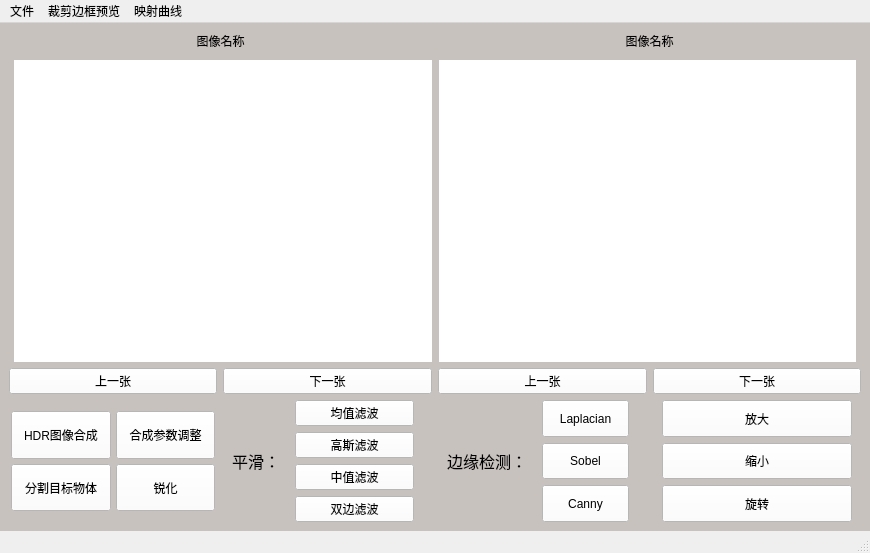
<?xml version="1.0" encoding="UTF-8"?>
<ui version="4.0">
 <class>MainWindow</class>
 <widget class="QMainWindow" name="MainWindow">
  <property name="geometry">
   <rect>
    <x>0</x>
    <y>0</y>
    <width>870</width>
    <height>553</height>
   </rect>
  </property>
  <property name="sizePolicy">
   <sizepolicy hsizetype="Preferred" vsizetype="Preferred">
    <horstretch>0</horstretch>
    <verstretch>0</verstretch>
   </sizepolicy>
  </property>
  <property name="minimumSize">
   <size>
    <width>0</width>
    <height>54</height>
   </size>
  </property>
  <property name="windowTitle">
   <string>HDR图像合成</string>
  </property>
  <property name="iconSize">
   <size>
    <width>20</width>
    <height>20</height>
   </size>
  </property>
  <widget class="QWidget" name="centralwidget">
   <property name="sizePolicy">
    <sizepolicy hsizetype="Expanding" vsizetype="Expanding">
     <horstretch>0</horstretch>
     <verstretch>0</verstretch>
    </sizepolicy>
   </property>
   <property name="styleSheet">
    <string notr="true">background-color: rgb(200, 194, 190);</string>
   </property>
   <layout class="QGridLayout" name="gridLayout_4">
    <item row="3" column="0">
     <widget class="QWidget" name="widget_7" native="true">
      <property name="sizePolicy">
       <sizepolicy hsizetype="Preferred" vsizetype="Fixed">
        <horstretch>0</horstretch>
        <verstretch>0</verstretch>
       </sizepolicy>
      </property>
      <property name="minimumSize">
       <size>
        <width>0</width>
        <height>100</height>
       </size>
      </property>
      <property name="sizeIncrement">
       <size>
        <width>0</width>
        <height>20</height>
       </size>
      </property>
      <property name="baseSize">
       <size>
        <width>0</width>
        <height>20</height>
       </size>
      </property>
      <layout class="QGridLayout" name="gridLayout_3">
       <property name="leftMargin">
        <number>2</number>
       </property>
       <property name="topMargin">
        <number>0</number>
       </property>
       <property name="rightMargin">
        <number>2</number>
       </property>
       <property name="bottomMargin">
        <number>0</number>
       </property>
       <property name="spacing">
        <number>5</number>
       </property>
       <item row="0" column="0">
        <widget class="QPushButton" name="pushButton">
         <property name="sizePolicy">
          <sizepolicy hsizetype="Minimum" vsizetype="Minimum">
           <horstretch>0</horstretch>
           <verstretch>0</verstretch>
          </sizepolicy>
         </property>
         <property name="minimumSize">
          <size>
           <width>0</width>
           <height>15</height>
          </size>
         </property>
         <property name="styleSheet">
          <string notr="true">background-color: rgb(255, 255, 255);</string>
         </property>
         <property name="text">
          <string>HDR图像合成</string>
         </property>
         <property name="iconSize">
          <size>
           <width>35</width>
           <height>35</height>
          </size>
         </property>
        </widget>
       </item>
       <item row="0" column="1">
        <widget class="QPushButton" name="pushButton_3">
         <property name="sizePolicy">
          <sizepolicy hsizetype="Minimum" vsizetype="Minimum">
           <horstretch>0</horstretch>
           <verstretch>0</verstretch>
          </sizepolicy>
         </property>
         <property name="minimumSize">
          <size>
           <width>0</width>
           <height>15</height>
          </size>
         </property>
         <property name="styleSheet">
          <string notr="true">background-color: rgb(255, 255, 255);</string>
         </property>
         <property name="text">
          <string>合成参数调整</string>
         </property>
        </widget>
       </item>
       <item row="1" column="0">
        <widget class="QPushButton" name="pushButton_2">
         <property name="sizePolicy">
          <sizepolicy hsizetype="Minimum" vsizetype="Minimum">
           <horstretch>0</horstretch>
           <verstretch>0</verstretch>
          </sizepolicy>
         </property>
         <property name="minimumSize">
          <size>
           <width>0</width>
           <height>15</height>
          </size>
         </property>
         <property name="styleSheet">
          <string notr="true">background-color: rgb(255, 255, 255);</string>
         </property>
         <property name="text">
          <string>分割目标物体</string>
         </property>
        </widget>
       </item>
       <item row="1" column="1">
        <widget class="QPushButton" name="pushButton_4">
         <property name="sizePolicy">
          <sizepolicy hsizetype="Minimum" vsizetype="Minimum">
           <horstretch>0</horstretch>
           <verstretch>0</verstretch>
          </sizepolicy>
         </property>
         <property name="minimumSize">
          <size>
           <width>0</width>
           <height>15</height>
          </size>
         </property>
         <property name="styleSheet">
          <string notr="true">background-color: rgb(255, 255, 255);</string>
         </property>
         <property name="text">
          <string>锐化</string>
         </property>
        </widget>
       </item>
      </layout>
     </widget>
    </item>
    <item row="2" column="3">
     <widget class="QPushButton" name="pushButton_18">
      <property name="styleSheet">
       <string notr="true">background-color: rgb(255, 255, 255);</string>
      </property>
      <property name="text">
       <string>下一张</string>
      </property>
     </widget>
    </item>
    <item row="2" column="1">
     <widget class="QPushButton" name="pushButton_15">
      <property name="styleSheet">
       <string notr="true">background-color: rgb(255, 255, 255);</string>
      </property>
      <property name="text">
       <string>下一张</string>
      </property>
     </widget>
    </item>
    <item row="3" column="3">
     <widget class="QWidget" name="widget_6" native="true">
      <layout class="QVBoxLayout" name="verticalLayout">
       <property name="topMargin">
        <number>0</number>
       </property>
       <property name="bottomMargin">
        <number>0</number>
       </property>
       <item>
        <widget class="QPushButton" name="pushButton_13">
         <property name="sizePolicy">
          <sizepolicy hsizetype="Minimum" vsizetype="Minimum">
           <horstretch>0</horstretch>
           <verstretch>0</verstretch>
          </sizepolicy>
         </property>
         <property name="styleSheet">
          <string notr="true">background-color: rgb(255, 255, 255);</string>
         </property>
         <property name="text">
          <string>放大</string>
         </property>
        </widget>
       </item>
       <item>
        <widget class="QPushButton" name="pushButton_14">
         <property name="sizePolicy">
          <sizepolicy hsizetype="Minimum" vsizetype="Minimum">
           <horstretch>0</horstretch>
           <verstretch>0</verstretch>
          </sizepolicy>
         </property>
         <property name="styleSheet">
          <string notr="true">background-color: rgb(255, 255, 255);</string>
         </property>
         <property name="text">
          <string>缩小</string>
         </property>
        </widget>
       </item>
       <item>
        <widget class="QPushButton" name="pushButton_12">
         <property name="sizePolicy">
          <sizepolicy hsizetype="Minimum" vsizetype="Minimum">
           <horstretch>0</horstretch>
           <verstretch>0</verstretch>
          </sizepolicy>
         </property>
         <property name="styleSheet">
          <string notr="true">background-color: rgb(255, 255, 255);</string>
         </property>
         <property name="text">
          <string>旋转</string>
         </property>
        </widget>
       </item>
      </layout>
     </widget>
    </item>
    <item row="3" column="2">
     <widget class="QWidget" name="widget_4" native="true">
      <layout class="QHBoxLayout" name="horizontalLayout_3">
       <property name="topMargin">
        <number>0</number>
       </property>
       <property name="bottomMargin">
        <number>0</number>
       </property>
       <item>
        <widget class="QLabel" name="label_4">
         <property name="sizePolicy">
          <sizepolicy hsizetype="Fixed" vsizetype="Preferred">
           <horstretch>0</horstretch>
           <verstretch>0</verstretch>
          </sizepolicy>
         </property>
         <property name="text">
          <string>&lt;html&gt;&lt;head/&gt;&lt;body&gt;&lt;p&gt;&lt;span style=&quot; font-size:12pt;&quot;&gt;边缘检测：&lt;/span&gt;&lt;/p&gt;&lt;/body&gt;&lt;/html&gt;</string>
         </property>
        </widget>
       </item>
       <item>
        <widget class="QWidget" name="widget_5" native="true">
         <layout class="QGridLayout" name="gridLayout_2">
          <property name="topMargin">
           <number>0</number>
          </property>
          <property name="bottomMargin">
           <number>0</number>
          </property>
          <item row="0" column="0">
           <widget class="QPushButton" name="pushButton_9">
            <property name="sizePolicy">
             <sizepolicy hsizetype="Minimum" vsizetype="Minimum">
              <horstretch>0</horstretch>
              <verstretch>0</verstretch>
             </sizepolicy>
            </property>
            <property name="styleSheet">
             <string notr="true">background-color: rgb(255, 255, 255);</string>
            </property>
            <property name="text">
             <string>Laplacian</string>
            </property>
           </widget>
          </item>
          <item row="1" column="0">
           <widget class="QPushButton" name="pushButton_10">
            <property name="sizePolicy">
             <sizepolicy hsizetype="Minimum" vsizetype="Minimum">
              <horstretch>0</horstretch>
              <verstretch>0</verstretch>
             </sizepolicy>
            </property>
            <property name="styleSheet">
             <string notr="true">background-color: rgb(255, 255, 255);</string>
            </property>
            <property name="text">
             <string>Sobel</string>
            </property>
           </widget>
          </item>
          <item row="2" column="0">
           <widget class="QPushButton" name="pushButton_11">
            <property name="sizePolicy">
             <sizepolicy hsizetype="Minimum" vsizetype="Minimum">
              <horstretch>0</horstretch>
              <verstretch>0</verstretch>
             </sizepolicy>
            </property>
            <property name="styleSheet">
             <string notr="true">background-color: rgb(255, 255, 255);</string>
            </property>
            <property name="text">
             <string>Canny</string>
            </property>
           </widget>
          </item>
         </layout>
        </widget>
       </item>
      </layout>
     </widget>
    </item>
    <item row="1" column="0" colspan="4">
     <widget class="QWidget" name="widget" native="true">
      <property name="sizePolicy">
       <sizepolicy hsizetype="Preferred" vsizetype="Preferred">
        <horstretch>0</horstretch>
        <verstretch>0</verstretch>
       </sizepolicy>
      </property>
      <layout class="QHBoxLayout" name="horizontalLayout">
       <property name="spacing">
        <number>2</number>
       </property>
       <property name="leftMargin">
        <number>2</number>
       </property>
       <property name="topMargin">
        <number>2</number>
       </property>
       <property name="rightMargin">
        <number>2</number>
       </property>
       <property name="bottomMargin">
        <number>2</number>
       </property>
       <item>
        <spacer name="horizontalSpacer_2">
         <property name="orientation">
          <enum>Qt::Horizontal</enum>
         </property>
         <property name="sizeType">
          <enum>QSizePolicy::Fixed</enum>
         </property>
         <property name="sizeHint" stdset="0">
          <size>
           <width>1</width>
           <height>20</height>
          </size>
         </property>
        </spacer>
       </item>
       <item>
        <widget class="QLabel" name="label">
         <property name="sizePolicy">
          <sizepolicy hsizetype="Minimum" vsizetype="Minimum">
           <horstretch>0</horstretch>
           <verstretch>0</verstretch>
          </sizepolicy>
         </property>
         <property name="minimumSize">
          <size>
           <width>421</width>
           <height>394</height>
          </size>
         </property>
         <property name="styleSheet">
          <string notr="true">border-width: 2px;
background-color: rgb(255, 255, 255);
border-style: solid;
border-color: rgb(200, 194, 190);</string>
         </property>
         <property name="text">
          <string/>
         </property>
         <property name="wordWrap">
          <bool>false</bool>
         </property>
         <property name="indent">
          <number>-1</number>
         </property>
        </widget>
       </item>
       <item>
        <spacer name="horizontalSpacer">
         <property name="orientation">
          <enum>Qt::Horizontal</enum>
         </property>
         <property name="sizeType">
          <enum>QSizePolicy::Fixed</enum>
         </property>
         <property name="sizeHint" stdset="0">
          <size>
           <width>1</width>
           <height>20</height>
          </size>
         </property>
        </spacer>
       </item>
       <item>
        <widget class="QLabel" name="label_2">
         <property name="enabled">
          <bool>true</bool>
         </property>
         <property name="sizePolicy">
          <sizepolicy hsizetype="Minimum" vsizetype="Minimum">
           <horstretch>0</horstretch>
           <verstretch>0</verstretch>
          </sizepolicy>
         </property>
         <property name="minimumSize">
          <size>
           <width>421</width>
           <height>394</height>
          </size>
         </property>
         <property name="styleSheet">
          <string notr="true">border-width: 2px;
background-color: rgb(255, 255, 255);
border-style: solid;
border-color: rgb(200, 194, 190);</string>
         </property>
         <property name="text">
          <string/>
         </property>
        </widget>
       </item>
       <item>
        <spacer name="horizontalSpacer_3">
         <property name="orientation">
          <enum>Qt::Horizontal</enum>
         </property>
         <property name="sizeType">
          <enum>QSizePolicy::Fixed</enum>
         </property>
         <property name="sizeHint" stdset="0">
          <size>
           <width>1</width>
           <height>20</height>
          </size>
         </property>
        </spacer>
       </item>
      </layout>
     </widget>
    </item>
    <item row="3" column="1">
     <widget class="QWidget" name="widget_3" native="true">
      <layout class="QHBoxLayout" name="horizontalLayout_2">
       <property name="topMargin">
        <number>0</number>
       </property>
       <property name="bottomMargin">
        <number>0</number>
       </property>
       <item>
        <widget class="QLabel" name="label_3">
         <property name="sizePolicy">
          <sizepolicy hsizetype="Fixed" vsizetype="Preferred">
           <horstretch>0</horstretch>
           <verstretch>0</verstretch>
          </sizepolicy>
         </property>
         <property name="text">
          <string>&lt;html&gt;&lt;head/&gt;&lt;body&gt;&lt;p&gt;&lt;span style=&quot; font-size:12pt;&quot;&gt;平滑：&lt;/span&gt;&lt;/p&gt;&lt;/body&gt;&lt;/html&gt;</string>
         </property>
        </widget>
       </item>
       <item>
        <widget class="QWidget" name="widget_2" native="true">
         <layout class="QGridLayout" name="gridLayout">
          <property name="topMargin">
           <number>0</number>
          </property>
          <property name="bottomMargin">
           <number>0</number>
          </property>
          <item row="0" column="0">
           <widget class="QPushButton" name="pushButton_5">
            <property name="sizePolicy">
             <sizepolicy hsizetype="Minimum" vsizetype="Minimum">
              <horstretch>0</horstretch>
              <verstretch>0</verstretch>
             </sizepolicy>
            </property>
            <property name="styleSheet">
             <string notr="true">background-color: rgb(255, 255, 255);</string>
            </property>
            <property name="text">
             <string>均值滤波</string>
            </property>
           </widget>
          </item>
          <item row="1" column="0">
           <widget class="QPushButton" name="pushButton_6">
            <property name="sizePolicy">
             <sizepolicy hsizetype="Minimum" vsizetype="Minimum">
              <horstretch>0</horstretch>
              <verstretch>0</verstretch>
             </sizepolicy>
            </property>
            <property name="styleSheet">
             <string notr="true">background-color: rgb(255, 255, 255);</string>
            </property>
            <property name="text">
             <string>高斯滤波</string>
            </property>
           </widget>
          </item>
          <item row="2" column="0">
           <widget class="QPushButton" name="pushButton_7">
            <property name="sizePolicy">
             <sizepolicy hsizetype="Minimum" vsizetype="Minimum">
              <horstretch>0</horstretch>
              <verstretch>0</verstretch>
             </sizepolicy>
            </property>
            <property name="styleSheet">
             <string notr="true">background-color: rgb(255, 255, 255);</string>
            </property>
            <property name="text">
             <string>中值滤波</string>
            </property>
           </widget>
          </item>
          <item row="3" column="0">
           <widget class="QPushButton" name="pushButton_8">
            <property name="sizePolicy">
             <sizepolicy hsizetype="Minimum" vsizetype="Minimum">
              <horstretch>0</horstretch>
              <verstretch>0</verstretch>
             </sizepolicy>
            </property>
            <property name="minimumSize">
             <size>
              <width>0</width>
              <height>0</height>
             </size>
            </property>
            <property name="styleSheet">
             <string notr="true">background-color: rgb(255, 255, 255);</string>
            </property>
            <property name="text">
             <string>双边滤波</string>
            </property>
           </widget>
          </item>
         </layout>
        </widget>
       </item>
      </layout>
     </widget>
    </item>
    <item row="2" column="0">
     <widget class="QPushButton" name="pushButton_17">
      <property name="styleSheet">
       <string notr="true">background-color: rgb(255, 255, 255);</string>
      </property>
      <property name="text">
       <string>上一张</string>
      </property>
     </widget>
    </item>
    <item row="2" column="2">
     <widget class="QPushButton" name="pushButton_16">
      <property name="styleSheet">
       <string notr="true">background-color: rgb(255, 255, 255);</string>
      </property>
      <property name="text">
       <string>上一张</string>
      </property>
     </widget>
    </item>
    <item row="0" column="2" colspan="2">
     <widget class="QLabel" name="label_6">
      <property name="sizePolicy">
       <sizepolicy hsizetype="Preferred" vsizetype="Fixed">
        <horstretch>0</horstretch>
        <verstretch>0</verstretch>
       </sizepolicy>
      </property>
      <property name="text">
       <string>图像名称</string>
      </property>
      <property name="alignment">
       <set>Qt::AlignCenter</set>
      </property>
     </widget>
    </item>
    <item row="0" column="0" colspan="2">
     <widget class="QLabel" name="label_5">
      <property name="sizePolicy">
       <sizepolicy hsizetype="Preferred" vsizetype="Fixed">
        <horstretch>0</horstretch>
        <verstretch>0</verstretch>
       </sizepolicy>
      </property>
      <property name="text">
       <string>图像名称</string>
      </property>
      <property name="alignment">
       <set>Qt::AlignCenter</set>
      </property>
     </widget>
    </item>
   </layout>
  </widget>
  <widget class="QMenuBar" name="menubar">
   <property name="geometry">
    <rect>
     <x>0</x>
     <y>0</y>
     <width>870</width>
     <height>17</height>
    </rect>
   </property>
   <widget class="QMenu" name="menu">
    <property name="title">
     <string>文件</string>
    </property>
    <addaction name="action_input"/>
    <addaction name="action_output"/>
   </widget>
   <widget class="QMenu" name="menu_2">
    <property name="title">
     <string>裁剪边框预览</string>
    </property>
    <addaction name="action_yulan"/>
   </widget>
   <widget class="QMenu" name="menu_3">
    <property name="title">
     <string>映射曲线</string>
    </property>
    <addaction name="action_new_map"/>
    <addaction name="action_inputdata"/>
   </widget>
   <addaction name="menu"/>
   <addaction name="menu_2"/>
   <addaction name="menu_3"/>
  </widget>
  <widget class="QStatusBar" name="statusbar"/>
  <action name="action_input">
   <property name="icon">
    <iconset>
     <normaloff>../../APP/图片素材/4.jpg</normaloff>../../APP/图片素材/4.jpg</iconset>
   </property>
   <property name="text">
    <string>导入</string>
   </property>
  </action>
  <action name="action_output">
   <property name="icon">
    <iconset>
     <normaloff>../../APP/图片素材/4.jpg</normaloff>../../APP/图片素材/4.jpg</iconset>
   </property>
   <property name="text">
    <string>导出</string>
   </property>
  </action>
  <action name="action_yulan">
   <property name="icon">
    <iconset>
     <normaloff>../../APP/图片素材/4.jpg</normaloff>../../APP/图片素材/4.jpg</iconset>
   </property>
   <property name="text">
    <string>裁剪边框预览</string>
   </property>
   <property name="toolTip">
    <string>裁剪边框预览</string>
   </property>
  </action>
  <action name="action_inputdata">
   <property name="icon">
    <iconset>
     <normaloff>../../APP/图片素材/4.jpg</normaloff>../../APP/图片素材/4.jpg</iconset>
   </property>
   <property name="text">
    <string>导入映射数据</string>
   </property>
  </action>
  <action name="action_new_map">
   <property name="icon">
    <iconset>
     <normaloff>../../APP/图片素材/4.jpg</normaloff>../../APP/图片素材/4.jpg</iconset>
   </property>
   <property name="text">
    <string>新建映射曲线</string>
   </property>
  </action>
  <action name="action_xianshicanshu">
   <property name="icon">
    <iconset>
     <normaloff>../../APP/图片素材/4.jpg</normaloff>../../APP/图片素材/4.jpg</iconset>
   </property>
   <property name="text">
    <string>显示参数配置</string>
   </property>
  </action>
 </widget>
 <resources/>
 <connections/>
</ui>
